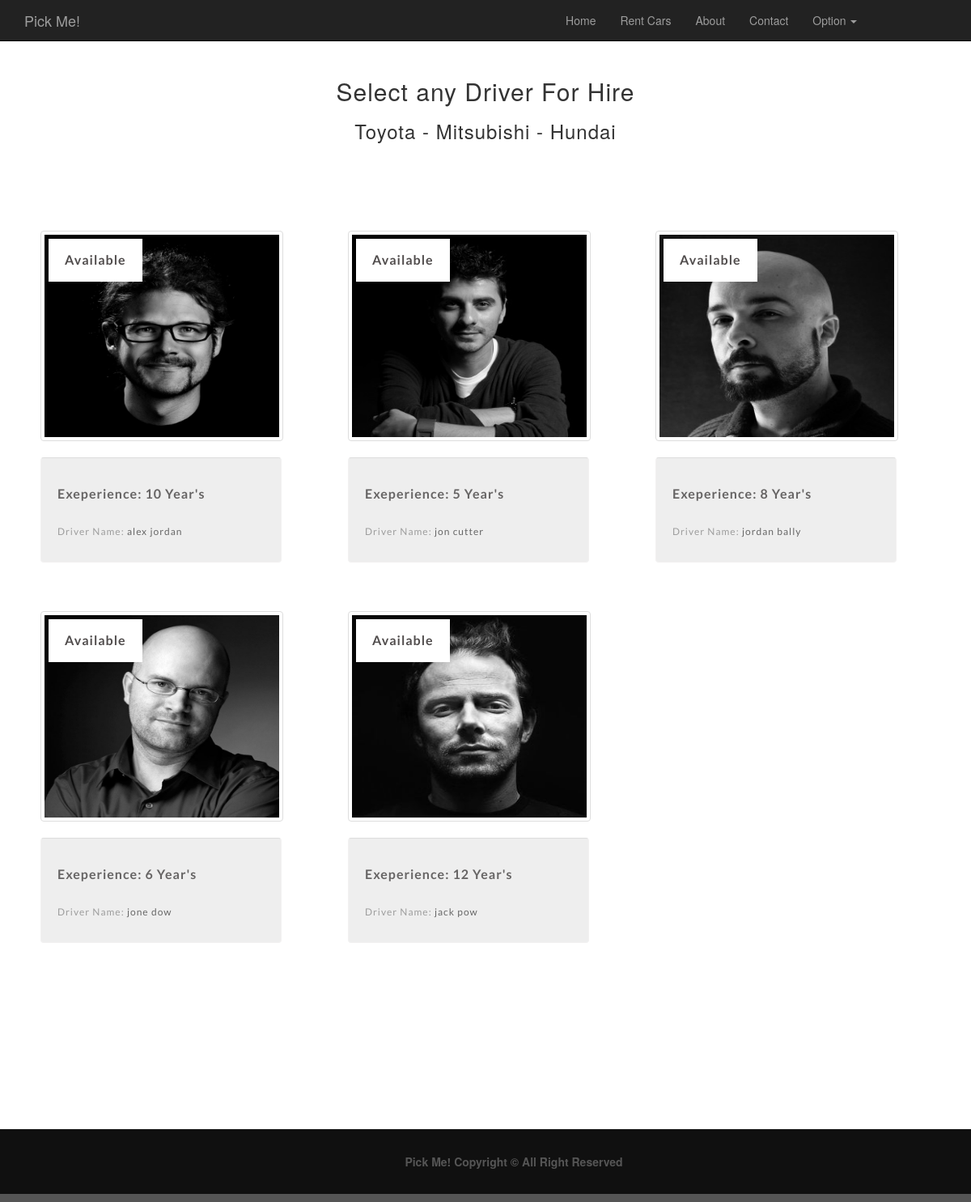
Screenshot of /driver_book.php with the database file from the repository.
### tables this page shows
CREATE TABLE `driver` (
  `driver_id` int(11) NOT NULL,
  `driver_pic` text NOT NULL,
  `driver_name` varchar(50) NOT NULL,
  `driver_exprience` int(11) NOT NULL
);

### driver_book.php (the view, shortened to what this page needs)
<!DOCTYPE html>
<html lang="en">
    <head>
        <link rel="stylesheet" type="text/css" href="css/reset.css">
        <link rel="stylesheet" type="text/css" href="css/responsive.css">
        <link rel="stylesheet" type="text/css" href="css/bootstrap.css">
    </head>
    <body>
        <section class="">
            <?php
            include 'header.php';
            ?>
            <section class="caption up">
                <h2 class="caption" style="text-align: center">Select any Driver For Hire</h2>
                <h3 class="properties" style="text-align: center">Toyota - Mitsubishi - Hundai</h3>
            </section>
        </section>
        <section class="listings">
            <div class="wrapper">
                <ul class="properties_list">
                    <?php
                    include 'includes/config.php';
                    $sel = "SELECT * From driver ";
                    $sql = "SELECT status From hire";
                    $rs = $conn->query($sql);
                    $row = $rs->fetch_assoc();
                    $rs = $conn->query($sel);
                    $car = $_GET['id'];
                    while ($rws = $rs->fetch_assoc()) {
                        ?>
                        <li>
                             <a href="time_shedule.php?d_id=<?php echo $rws['driver_id'] ?>&c_id=<?php echo $car ?>" >
                                <img class="thumbnail" src="cars/driver/<?php echo $rws['driver_pic']; ?>" width="300" height="260">
                            </a>
                            <span class="price"><?php   if($row['status'] == 0) {echo 'Hierd';}else {echo "Available";} ?></span>
                            <div class="property_details thumbnail color">
                                <h1>
                                    <a href="#"><?php echo 'Exeperience: ' . $rws['driver_exprience'] . ' Year\'s'; ?></a>
                                </h1>
                                <h2 >Driver Name: <span class="property_size"><?php echo $rws['driver_name']; ?></span></h2>
                            </div>
                        </li>
                    <?php
                    }
                    ?>
                </ul>
            </div>
        </section>
        <div>
            <?php
            include 'footer.php';
            ?>
        </div>
    </body>
</html>

### header.php (shortened to what this page needs)
<!DOCTYPE html>
<html lang="en">
  <head>
    <link href="css/bootstrap.css" rel="stylesheet">
    <link href="css/style2.css" rel="stylesheet">
  <body>
    <nav class="navbar navbar-inverse navbar-fixed-top">
      <div class="container">
        <div class="navbar-header">
          <a class="navbar-brand " href="index.php"> Pick Me!</a>
        </div>
        <div id="navbar" class="navbar-collapse collapse">
        <?php
            if (!$_SESSION['email'] && (!$_SESSION['pass'])) {
        ?>
          <ul class="nav navbar-nav position col-md-push-6 col-md-6">
            <li><a href="car-rent.php">Home</a></li>
            <li><a href="index.php">Rent Cars</a></li>
            <li><a href="#about">About</a></li>
            <li><a href="#contact">Contact</a></li>
            <li class="dropdown">
              <a href="#" class="dropdown-toggle" data-toggle="dropdown" role="button" aria-haspopup="true" aria-expanded="false">Option <span class="caret"></span></a>
            </li>
          </ul>
          <?php
            }
          ?>
        </div>
      </div>
    </nav>
  </body>
</html>

### footer.php
<footer>
    <div class="wrapper footer">
        <div class="container">
         <p>Pick Me! Copyright &copy; All Right Reserved</p>
    </div>
</footer>

### css/responsive.css (style rules this page uses)
body { background: #fff; }
.wrapper { max-width: 1100px; margin: 0 auto; position: relative; }
h1, h2, h3, h4, h5 ,h6 { color: #F17B24; font-family: "lato-regular", Helvetica, Arial, sans-serif; letter-spacing: 1px; }
h1 { font-size: 2em; margin: .67em 0 }
h2 { font-size: 1.5em; margin: .75em 0 }
h3 { font-size: 1.17em; margin: .83em 0 }
h1, h2, h3, h4, h5, h6 { font-weight: bolder }
.listings { padding: 100px 0; }
.listings ul.properties_list { list-style: none; overflow: hidden; }
.listings ul.properties_list li { display: block; width: 30.90909090909091%; height: auto; position: relative; float: left; margin: 0 3.636363636363636% 3.636363636363636% 0; }
.listings ul.properties_list li .price { position: absolute; top: 10px; left: 10px; padding: 15px 20px; background: #ffffff; color: #514d4d; font-family: "lato-bold", Helvetica, Arial, sans-serif; font-size: 16px; font-weight: bold; letter-spacing: 1px; }
.listings ul.properties_list li:nth-child(3n+0) { margin-right: 0; }
.listings ul li .property_details { width: 87.64705882352941%; padding: 2.941176470588235% 5.882352941176471% 4.117647058823529% 5.882352941176471%; border-bottom: 1px solid #f2f1f1; border-left: 1px solid #f2f1f1; border-right: 1px solid #f2f1f1; transition: all .2s linear; }
.listings ul li .property_details h1 { color: #666464; font-family: "lato-bold", Helvetica, Arial, sans-serif; font-size: 16px!important; font-weight: bold; margin-bottom: 5px; line-height: 28px; }
.listings ul li .property_details h1 a { text-decoration: none; color: #666464; }
.listings ul li .property_details h2 { color: #9d9d9d; font-family: "lato-regular", Helvetica, Arial, sans-serif; font-size: 12px; line-height: 26px; font-weight: normal; }
.listings ul li .property_details .property_size { color: #676767; }
footer { padding-top: 100px; background: #38450F; }

### css/style2.css (style rules this page uses)
* { box-sizing: border-box; }
body { font-family: "Helvetica Neue",Helvetica,Arial,sans-serif; font-size: 14px; line-height: 1.42857143; color: #333; background-color: #fff; }
.color { background-color: #eee; }
.up { margin-top: 8%; }
footer { background-color: #101010; color: #555; height: 90px; font-weight: bold; padding-top:30px; margin-top: 20px; border-bottom: 10px solid #555; text-align: center; margin-top: 5%; }

### rows the page displays
driver: driver_pic (picture), driver_exprience "10", driver_name "alex jordan"
driver: driver_pic (picture), driver_exprience "5", driver_name "jon cutter"
driver: driver_pic (picture), driver_exprience "8", driver_name "jordan bally"
driver: driver_pic (placeholder picture), driver_exprience "6", driver_name "jone dow"
driver: driver_pic (picture), driver_exprience "12", driver_name "jack pow"
